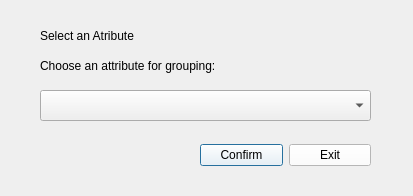
<?xml version="1.0" encoding="UTF-8"?>
<ui version="4.0">
 <class>Dialog</class>
 <widget class="QDialog" name="Dialog">
  <property name="geometry">
   <rect>
    <x>0</x>
    <y>0</y>
    <width>413</width>
    <height>196</height>
   </rect>
  </property>
  <property name="minimumSize">
   <size>
    <width>413</width>
    <height>196</height>
   </size>
  </property>
  <property name="maximumSize">
   <size>
    <width>413</width>
    <height>196</height>
   </size>
  </property>
  <property name="mouseTracking">
   <bool>true</bool>
  </property>
  <property name="windowTitle">
   <string>Select Attribute</string>
  </property>
  <widget class="QWidget" name="horizontalLayoutWidget_2">
   <property name="geometry">
    <rect>
     <x>200</x>
     <y>140</y>
     <width>171</width>
     <height>31</height>
    </rect>
   </property>
   <layout class="QHBoxLayout" name="horizontalLayout_3">
    <item>
     <widget class="QPushButton" name="GBOkButton">
      <property name="styleSheet">
       <string notr="true">background-color: rgb(255, 255, 255)</string>
      </property>
      <property name="text">
       <string>Confirm</string>
      </property>
     </widget>
    </item>
    <item>
     <widget class="QPushButton" name="GBExitButton">
      <property name="styleSheet">
       <string notr="true">background-color: rgb(255, 255, 255)</string>
      </property>
      <property name="text">
       <string>Exit</string>
      </property>
     </widget>
    </item>
   </layout>
  </widget>
  <widget class="QComboBox" name="GBSelectAttribute">
   <property name="geometry">
    <rect>
     <x>40</x>
     <y>90</y>
     <width>331</width>
     <height>31</height>
    </rect>
   </property>
  </widget>
  <widget class="QLabel" name="label_3">
   <property name="geometry">
    <rect>
     <x>40</x>
     <y>20</y>
     <width>171</width>
     <height>31</height>
    </rect>
   </property>
   <property name="styleSheet">
    <string notr="true">text-align: center;
font: 75 16pt &quot;MS Shell Dlg 2&quot;;
color: black;
</string>
   </property>
   <property name="text">
    <string>Select an Atribute</string>
   </property>
  </widget>
  <widget class="QLabel" name="label_4">
   <property name="geometry">
    <rect>
     <x>40</x>
     <y>50</y>
     <width>361</width>
     <height>31</height>
    </rect>
   </property>
   <property name="styleSheet">
    <string notr="true">text-align: center;
font: 75 12pt &quot;MS Shell Dlg 2&quot;;
color: black;
</string>
   </property>
   <property name="text">
    <string>Choose an attribute for grouping:</string>
   </property>
  </widget>
 </widget>
 <resources/>
 <connections/>
</ui>
